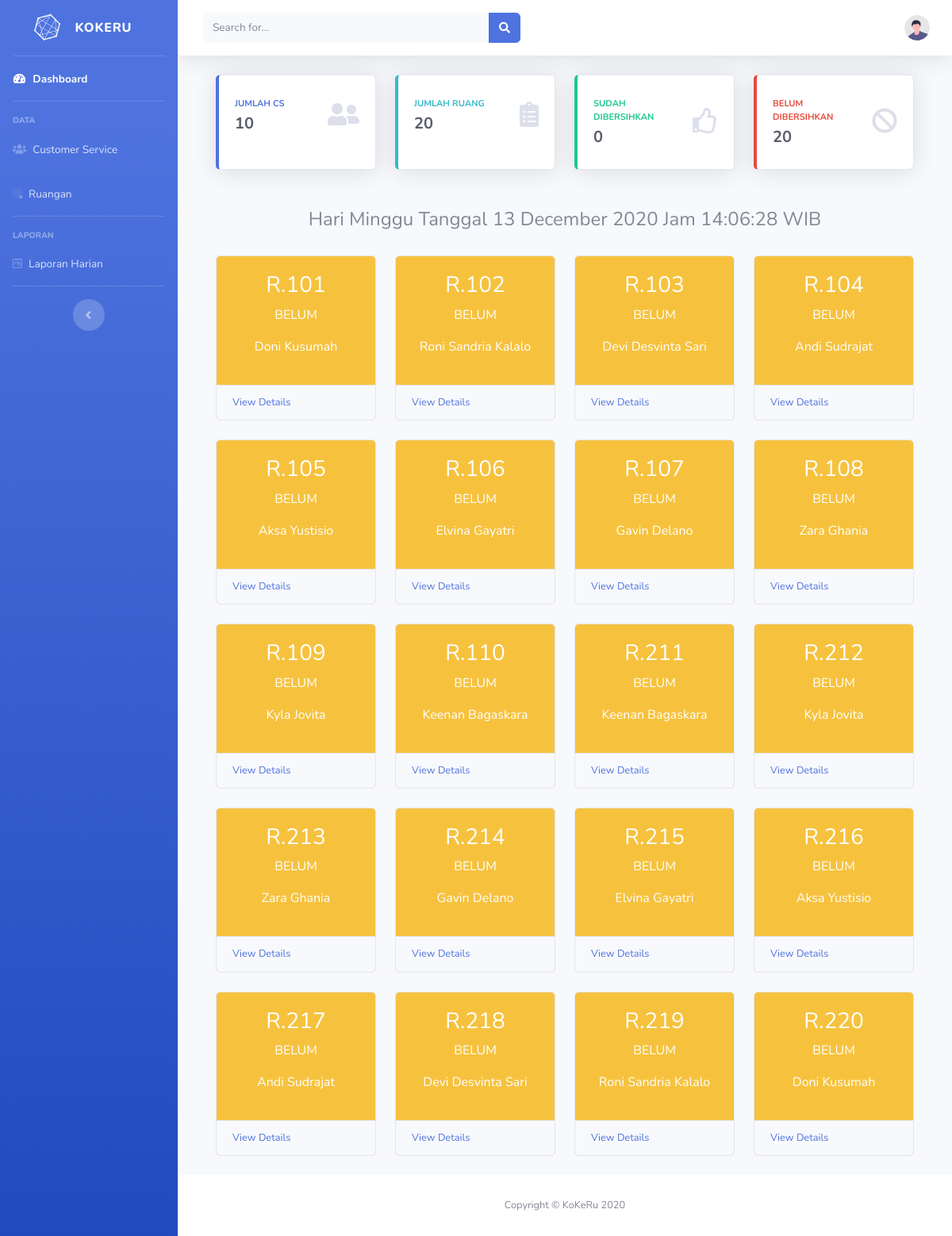
Page /manajer/dashboard.php on the committed database.
### tables this page shows
CREATE TABLE `ruang` (
  `id_ruang` int(11) NOT NULL,
  `nama_ruang` varchar(50) NOT NULL,
  `id_cs` int(11) NOT NULL
);

CREATE TABLE `laporan` (
  `id_laporan` int(11) NOT NULL,
  `id_ruang` int(11) NOT NULL,
  `status` varchar(10) NOT NULL,
  `tanggal` date NOT NULL
);

CREATE TABLE `cs` (
  `id_cs` int(11) NOT NULL,
  `nama_cs` varchar(50) NOT NULL,
  `email` varchar(50) NOT NULL
);

### manajer/dashboard.php (the view, shortened to what this page needs)
<?php include 'header.php'; ?>
      <li class="nav-item active">
        <a class="nav-link" href="dashboard.php">
          <i class="fas fa-fw fa-tachometer-alt"></i>
          <span>Dashboard</span>
        </a>
      </li>
      <hr class="sidebar-divider">
      <div class="sidebar-heading">Data</div>
      <li class="nav-item">
        <a class="nav-link" href="data_cs.php">
          <i class="fas fa-users"></i>
          <span>Customer Service</span>
        </a>
      </li>
      <li class="nav-item">
        <a class="nav-link" href="data_ruang.php">
          <i class="fab fa-buromobelexperte"></i>
          <span>Ruangan</span>
        </a>
      </li>
      <hr class="sidebar-divider">
      <div class="sidebar-heading">Laporan</div>
      <li class="nav-item">
        <a class="nav-link" href="laporan.php">
          <i class="fab fa-wpforms"></i>
          <span>Laporan Harian</span>
        </a>
      </li>
      <hr class="sidebar-divider d-none d-md-block">
      <div class="text-center d-none d-md-inline">
        <button class="rounded-circle border-0" id="sidebarToggle"></button>
      </div>
    </ul>
    <div id="content-wrapper" class="d-flex flex-column">
      <div id="content">
        <nav class="navbar navbar-expand navbar-light bg-white topbar mb-4 static-top shadow">
          <form class="d-none d-sm-inline-block form-inline mr-auto ml-md-3 my-2 my-md-0 mw-100 navbar-search">
            <div class="input-group">
              <input type="text" class="form-control bg-light border-0 small" placeholder="Search for..." aria-label="Search" aria-describedby="basic-addon2">
              <div class="input-group-append">
                <button class="btn btn-primary" type="button">
                  <i class="fas fa-search fa-sm"></i>
                </button>
              </div>
            </div>
          </form>
          <ul class="navbar-nav ml-auto">
            <li class="nav-item dropdown no-arrow">
              <a class="nav-link dropdown-toggle" href="#" id="userDropdown" role="button" data-toggle="dropdown" aria-haspopup="true" aria-expanded="false">
                <img class="img-profile rounded-circle" src="../assets2/img/undraw_profile.svg">
              </a>
            </li>
          </ul>
        </nav>
        <div class="container-fluid">
          <div class="container">
            <div class="row">
              <div class="col-xl-3 col-md-6 mb-4">
                <div class="card border-left-primary shadow h-100 py-2">
                  <div class="card-body">
                    <div class="row no-gutters align-items-center">
                      <div class="col mr-2">
                        <div class="text-xs font-weight-bold text-primary text-uppercase mb-1">
                          Jumlah CS</div>
                        <?php
                          $query = "SELECT id_cs FROM cs ORDER BY id_cs";
                          $result = $db->query($query);
                          $i = 0;
                          while ($row = $result->fetch_object()) {
                            $i++;
                          }
                          echo '<div class="h5 mb-0 font-weight-bold text-gray-800">'.$i.'</div>';
                        ?>
                      </div>
                      <div class="col-auto">
                        <i class="fas fa-user-friends fa-2x text-gray-300"></i>
                      </div>
                    </div>
                  </div>
                </div>
              </div>
              <div class="col-xl-3 col-md-6 mb-4">
                <div class="card border-left-info shadow h-100 py-2">
                  <div class="card-body">
                    <div class="row no-gutters align-items-center">
                      <div class="col mr-2">
                        <div class="text-xs font-weight-bold text-info text-uppercase mb-1">
                          Jumlah Ruang</div>
                        <?php
                          $query = "SELECT id_ruang FROM ruang ORDER BY id_ruang";
                          $result = $db->query($query);
                          $i = 0;
                          while ($row = $result->fetch_object()) {
                            $i++;
                          }
                          echo '<div class="h5 mb-0 font-weight-bold text-gray-800">'.$i.'</div>';
                        ?>
                      </div>
                      <div class="col-auto">
                        <i class="fas fa-clipboard-list fa-2x text-gray-300"></i>
                      </div>
                    </div>
                  </div>
                </div>
              </div>
              <div class="col-xl-3 col-md-6 mb-4">
                <div class="card border-left-success shadow h-100 py-2">
                  <div class="card-body">
                    <div class="row no-gutters align-items-center">
                      <div class="col mr-2">
                        <div class="text-xs font-weight-bold text-success text-uppercase mb-1">
                          Sudah Dibersihkan</div>
                        <?php
                          $i = 0;
                          echo '<div class="h5 mb-0 font-weight-bold text-gray-800">'.$i.'</div>';
                        ?>
                      </div>
                      <div class="col-auto">
                        <i class="far fa-thumbs-up fa-2x text-gray-300"></i>
                      </div>
                    </div>
                  </div>
                </div>
              </div>
              <div class="col-xl-3 col-md-6 mb-4">
                <div class="card border-left-danger shadow h-100 py-2">
                  <div class="card-body">
                    <div class="row no-gutters align-items-center">
                      <div class="col mr-2">
                        <div class="text-xs font-weight-bold text-danger text-uppercase mb-1">
                          Belum Dibersihkan</div>
                        <?php
                          $tanggal = date('Y-m-d');
                          $query = "SELECT id_laporan, status FROM laporan WHERE tanggal = '$tanggal' ORDER BY id_laporan";
                          $result = $db->query($query);
                          $i = 0;
                          while ($row = $result->fetch_object()) {
                            if ($row->status == "BELUM") {
                              $i++;
                            }
                          }
                          echo '<div class="h5 mb-0 font-weight-bold text-gray-800">'.$i.'</div>';
                        ?>
                      </div>
                      <div class="col-auto">
                        <i class="fas fa-ban fa-2x text-gray-300"></i>
                      </div>
                    </div>
                  </div>
                </div>
              </div>
            </div>
            <br>
            <div class="row">
              <div class="col-12">
                <?php
                  if (date('N') == 1) {
                    $day = "Senin";
                  } else if (date('N') == 2) {
                    $day = "Selasa";
                  } else if (date('N') == 3) {
                    $day = "Rabu";
                  } else if (date('N') == 4) {
                    $day = "Kamis";
                  } else if (date('N') == 5) {
                    $day = "Jumat";
                  } else if (date('N') == 6) {
                    $day = "Sabtu";
                  } else if (date('N') == 7) {
                    $day = "Minggu";
                  }
                  echo '<h4 class="row justify-content-center">Hari '.$day.' Tanggal '.date('d F Y').' Jam '.date('H:i:s').' WIB</h4>';
                ?>
                <br>
              </div>
              <?php
                $tanggal = date('Y-m-d');
                $query = "SELECT r.nama_ruang AS nama_ruang, cs.email AS email, cs.nama_cs AS nama_cs, l.id_laporan AS id_laporan, l.status AS status, l.tanggal AS tanggal FROM ruang r JOIN cs ON r.id_cs = cs.id_cs JOIN laporan l ON l.id_ruang = r.id_ruang WHERE l.tanggal = '$tanggal' ORDER BY r.id_ruang";
                $result = $db->query($query);
                while ($row = $result->fetch_object()) {
                  echo '<div class="col-xl-3 col-md-6">';
                  if ($row->status == "SUDAH") {
                    echo '  <div class="card bg-success text-white mb-4">';
                  } else {
                    echo '  <div class="card bg-warning text-white mb-4">';
                  }
                  echo '    <div class="card-body">';
                  echo '      <h3 class="row justify-content-center">'.$row->nama_ruang.'</h3>';
                  echo '      <p class="row justify-content-center">'.$row->status.'</p>';
                  echo '      <p class="row justify-content-center">'.$row->nama_cs.'</p>';
                  echo '    </div>';
                  echo '    <div class="card-footer d-flex align-items-center justify-content-between">';
                  echo '      <a class="small text-blue stretched-link" href="bukti.php?id='.$row->id_laporan.'">View Details</a>';
                  echo '    </div>';
                  echo '  </div>';
                  echo '</div>';
                }
              ?>
            </div>
          </div>
        </div>
      </div>
<?php include 'footer.php'; ?>

### rows in the picture
ruang: nama_ruang "R.101", laporan.status "BELUM", id_cs.nama_cs "Doni Kusumah"
ruang: nama_ruang "R.102", laporan.status "BELUM", id_cs.nama_cs "Roni Sandria Kalalo"
ruang: nama_ruang "R.103", laporan.status "BELUM", id_cs.nama_cs "Devi Desvinta Sari"
ruang: nama_ruang "R.104", laporan.status "BELUM", id_cs.nama_cs "Andi Sudrajat"
ruang: nama_ruang "R.105", laporan.status "BELUM", id_cs.nama_cs "Aksa Yustisio"
ruang: nama_ruang "R.106", laporan.status "BELUM", id_cs.nama_cs "Elvina Gayatri"
ruang: nama_ruang "R.107", laporan.status "BELUM", id_cs.nama_cs "Gavin Delano"
ruang: nama_ruang "R.108", laporan.status "BELUM", id_cs.nama_cs "Zara Ghania"
ruang: nama_ruang "R.109", laporan.status "BELUM", id_cs.nama_cs "Kyla Jovita"
ruang: nama_ruang "R.110", laporan.status "BELUM", id_cs.nama_cs "Keenan Bagaskara"
ruang: nama_ruang "R.211", laporan.status "BELUM", id_cs.nama_cs "Keenan Bagaskara"
ruang: nama_ruang "R.212", laporan.status "BELUM", id_cs.nama_cs "Kyla Jovita"
ruang: nama_ruang "R.213", laporan.status "BELUM", id_cs.nama_cs "Zara Ghania"
ruang: nama_ruang "R.214", laporan.status "BELUM", id_cs.nama_cs "Gavin Delano"
ruang: nama_ruang "R.215", laporan.status "BELUM", id_cs.nama_cs "Elvina Gayatri"
ruang: nama_ruang "R.216", laporan.status "BELUM", id_cs.nama_cs "Aksa Yustisio"
ruang: nama_ruang "R.217", laporan.status "BELUM", id_cs.nama_cs "Andi Sudrajat"
ruang: nama_ruang "R.218", laporan.status "BELUM", id_cs.nama_cs "Devi Desvinta Sari"
ruang: nama_ruang "R.219", laporan.status "BELUM", id_cs.nama_cs "Roni Sandria Kalalo"
ruang: nama_ruang "R.220", laporan.status "BELUM", id_cs.nama_cs "Doni Kusumah"

### other values in the picture
$i "10"
$i "20"
$i "0"
$day "Minggu"
